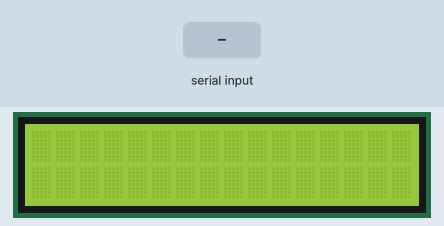
Simulated run of this sketch. Board: Arduino Uno, built with avr-gcc and run on an emulated ATmega328P. Parts: 16×2 character LCD. The inputs (shaded band) are chosen by the test bench.

Above: at 1.2 s.
1.3 s: "happy\n" received over Serial
At 2.2 s:
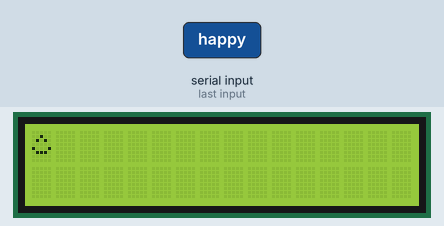
2.8 s: "sad\n" received over Serial
4.3 s: "angry\n" received over Serial
At 5.5 s:
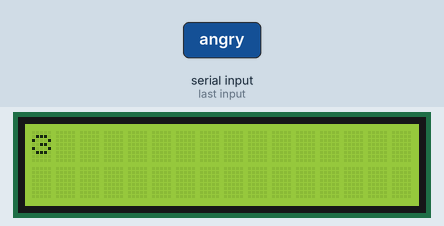
5.8 s: "surprised\n" received over Serial
At 7.0 s:
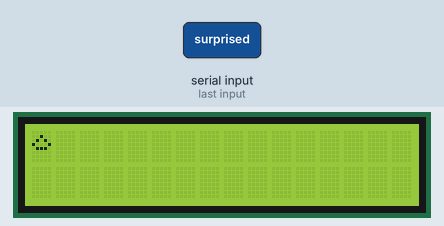
7.3 s: "1\n" received over Serial
At 8.1 s:
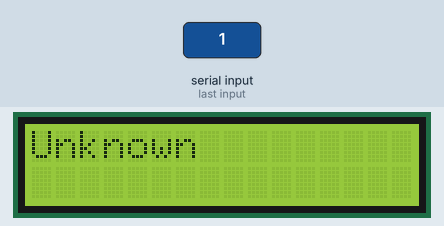
Timing chart, 0 to 9.8 s (numbered marks = the images above; inputs shaded):
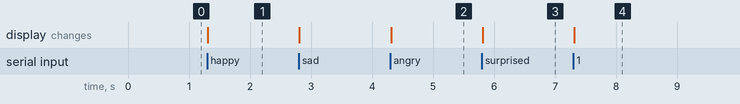

The sketch:

sketch_oct28a.ino
```cpp
#include <Wire.h>
#include <LiquidCrystal_I2C.h>

// กำหนดที่อยู่ของ LCD (เช่น 0x27)
LiquidCrystal_I2C lcd(0x27, 16, 2);

// กำหนดอิโมจิสำหรับอารมณ์ต่างๆ
byte happy[8] = {
    0b00000,
    0b00100,
    0b01010,
    0b00000,
    0b10001,
    0b01110,
    0b00000,
    0b00000
};

byte sad[8] = {
    0b00000,
    0b00100,
    0b01010,
    0b00000,
    0b10001,
    0b00110,
    0b00000,
    0b00000
};

byte angry[8] = {
    0b00000,
    0b01110,
    0b10001,
    0b00110,
    0b10001,
    0b01110,
    0b00000,
    0b00000
};

byte surprised[8] = {
    0b00000,
    0b00100,
    0b01010,
    0b10001,
    0b01110,
    0b00000,
    0b00000,
    0b00000
};

// สร้างอิโมจิตามอารมณ์
void setup() {
    lcd.begin();
    lcd.backlight();
    lcd.createChar(0, happy);      // สร้างอิโมจิ "happy"
    lcd.createChar(1, sad);        // สร้างอิโมจิ "sad"
    lcd.createChar(2, angry);      // สร้างอิโมจิ "angry"
    lcd.createChar(3, surprised);   // สร้างอิโมจิ "surprised"
    Serial.begin(9600);            // เริ่มต้น Serial
}

void loop() {
    // สมมติว่าคุณรับข้อมูลอารมณ์จาก Serial
    if (Serial.available() > 0) {
        String emotion = Serial.readStringUntil('\n');
        displayEmoji(emotion);
    }
}

void displayEmoji(String emotion) {
    lcd.clear();
    if (emotion == "happy") {
        lcd.write(0); // แสดงอิโมจิ "happy"
    } else if (emotion == "sad") {
        lcd.write(1); // แสดงอิโมจิ "sad"
    } else if (emotion == "angry") {
        lcd.write(2); // แสดงอิโมจิ "angry"
    } else if (emotion == "surprised") {
        lcd.write(3); // แสดงอิโมจิ "surprised"
    } else {
        lcd.clear();
        lcd.print("Unknown"); // แสดงข้อความถ้าไม่รู้จักอารมณ์
    }
}
```

Measured:
- after the input at 1.3 s, the display: changes at once (image 1)
- after the input at 4.3 s, the display: changes at once (image 2)
- after the input at 5.8 s, the display: changes at once (image 3)
- after the input at 7.3 s, the display: changes at once (image 4)
